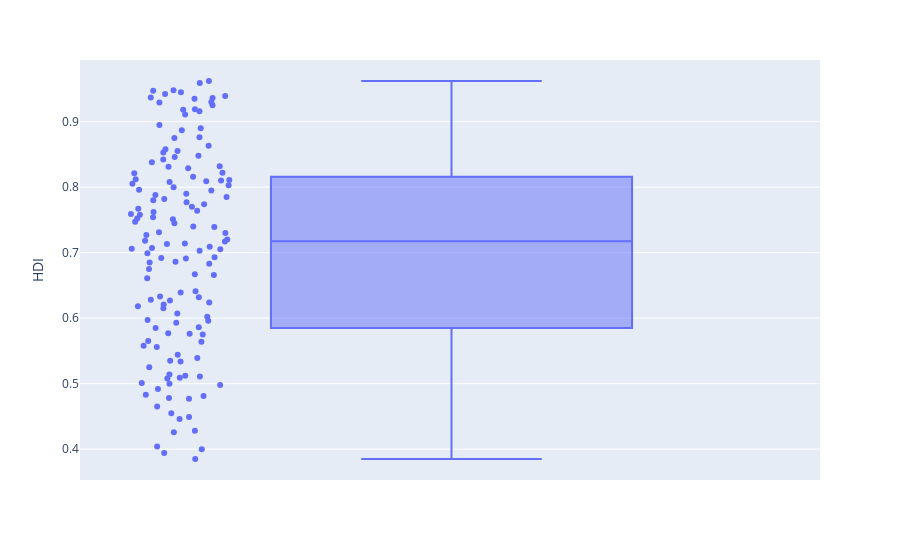

The cell this chart's notebook holds for it:
### Code cell
fig = px.box(hdi, y= 'HDI', points='all')
fig.show()

### Figure 1 — Plotly figure (JSON) as saved in the notebook; plotly's stock layout.template omitted (floating-point values rounded to 4 significant figures; data arrays with more than 128 entries replaced by an {"elided": "..."} marker saying what was removed)
{"data": [{"alignmentgroup": "True", "boxpoints": "all", "hovertemplate": "HDI=%{y}<extra></extra>", "legendgroup": "", "marker": {"color": "#636efa"}, "name": "", "notched": false, "offsetgroup": "", "orientation": "v", "showlegend": false, "type": "box", "x0": " ", "xaxis": "x", "y": {"elided": "142 float values"}, "y0": " ", "yaxis": "y"}], "layout": {"boxmode": "group", "legend": {"tracegroupgap": 0}, "margin": {"t": 60}, "xaxis": {"anchor": "y", "domain": [0, 1]}, "yaxis": {"anchor": "x", "domain": [0, 1], "title": {"text": "HDI"}}}}
